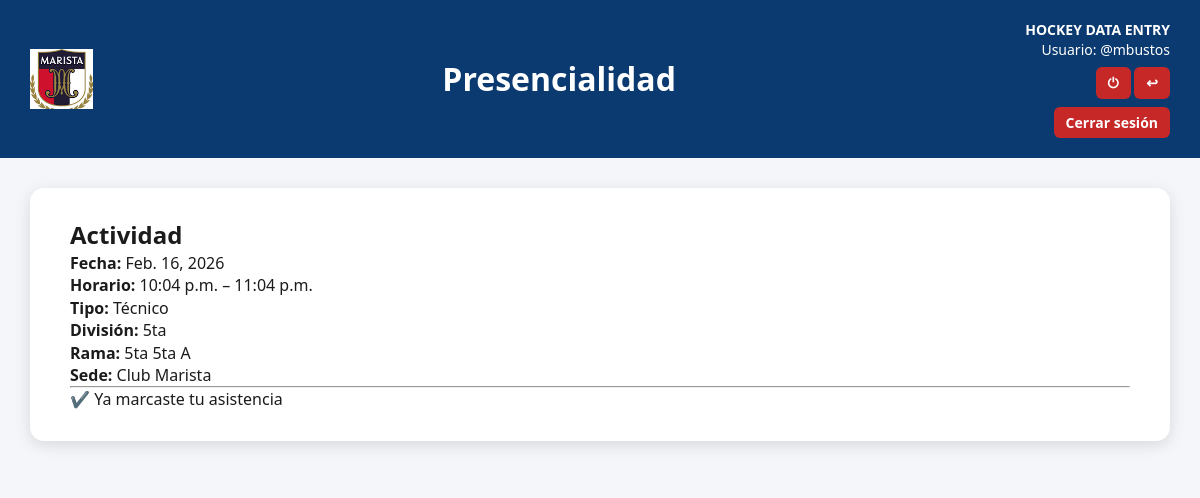
Page /actividad/137/presencialidad-entrenadores/ (signed in) on the committed database.
### app_club/models.py (models this page shows, shortened)
class Actividad(models.Model):
    TIPO = [
        ('Técnico', 'Técnico'),
        ('Físico', 'Físico'),
        ('Partido', 'Partido'),
        ('Otra', 'Otra'),
    ]
    tipo = models.CharField(max_length=20, choices=TIPO)
    fecha = models.DateField()
    hora_inicio = models.TimeField()
    hora_fin = models.TimeField()
    division = models.ForeignKey(Division, on_delete=models.CASCADE)
    rama = models.ForeignKey(Rama, on_delete=models.CASCADE)
    sede = models.ForeignKey(
        Sede,
        on_delete=models.PROTECT,
        related_name="actividades",
        null=True,      # 👈 CLAVE
        blank=True
    )
    entrenadores = models.ManyToManyField(Entrenador, blank=True)
    ayudantes = models.ManyToManyField(Ayudante, blank=True)
    pfs = models.ManyToManyField(PF, blank=True)
    managers = models.ManyToManyField(Manager, blank=True)
    creado_por = models.ForeignKey(User, on_delete=models.SET_NULL, null=True, blank=True, related_name="actividades_creadas")
    creado_el = models.DateTimeField(default=timezone.now)
    modificado_por = models.ForeignKey(User, on_delete=models.SET_NULL, null=True, blank=True, related_name="actividades_modificadas")
    modificado_el = models.DateTimeField(auto_now=True)

class Division(models.Model):
    nombre = models.CharField(max_length=20)   # Ej: "6ta", "5ta", "7ma"
    def __str__(self):
        return self.nombre

class Rama(models.Model):
    nombre = models.CharField(max_length=10)   # "A", "B", "C"
    division = models.ForeignKey(Division, on_delete=models.CASCADE)
    def __str__(self):
        return f"{self.division.nombre} {self.nombre}"

class Sede(models.Model):
    TIPO = [
        ("club", "Club Marista"),
        ("otro_club", "Otro club"),
        ("otro", "Otro lugar"),
    ]
    nombre = models.CharField(max_length=100)
    tipo = models.CharField(max_length=20, choices=TIPO)
    lat= models.DecimalField(max_digits=9, decimal_places=6)
    long = models.DecimalField(max_digits=9, decimal_places=6)
    def __str__(self):
        return self.nombre

### app_club/views.py (the view, shortened to what this page needs)
# urls.py: path("actividad/<int:id>/presencialidad-entrenadores/",views.carga_presencialidad_entrenadores,
@login_required
def carga_presencialidad_entrenadores(request, id):
    actividad = get_object_or_404(Actividad, pk=id)
    user = request.user
    autorizado = False
    if hasattr(user, "entrenador") and actividad.entrenadores.filter(id=user.entrenador.id).exists():
        autorizado = True
    if hasattr(user, "ayudante") and actividad.ayudantes.filter(id=user.ayudante.id).exists():
        autorizado = True
    if hasattr(user, "pf") and actividad.pfs.filter(id=user.pf.id).exists():
        autorizado = True
    if not autorizado:
        return HttpResponseForbidden("No estás asignado a esta actividad.")
    """# Validar fecha y horario
    now = timezone.localtime()

    fecha_actividad = actividad.fecha
    hora_inicio = actividad.hora_inicio
    hora_fin = actividad.hora_fin

    # Verificar que sea el mismo día
    if now.date() != fecha_actividad:
        return JsonResponse(
            {"error": "Solo podés marcar presencialidad el día de la actividad"},
            status=400
        )

    # Verificar que esté dentro del rango horario
    if not (hora_inicio <= now.time() <= hora_fin):
        return JsonResponse(
            {"error": "Estás fuera del horario permitido para marcar presencialidad"},
            status=400
        )"""
    pres, _ = PresencialidadEntrenador.objects.get_or_create(
        actividad=actividad,
        usuario=user
    )
    return render(
        request,
        "app_club/presencialidad_entrenadores.html",
        {"actividad": actividad, "presencia": pres}
    )

### app_club/templates/app_club/presencialidad_entrenadores.html (shortened to what this page needs)
<!DOCTYPE html>
<html lang="es">
{% load static %}
<head>
    <link rel="stylesheet" href="{% static 'app_club/css/style_actividad.css' %}">
</head>
<body>
<div class="header">
    <img src="{% static 'img/logo_club.png' %}" alt="Logo">
    <h1>Presencialidad</h1>
    <div class="right-info">
        <div><strong>HOCKEY DATA ENTRY</strong></div>
        <div>Usuario: {{ user.username }}</div>
       <div>
            <a href="{% url 'logout' %}" class="logout-link">⏻</a>
            <a href="{% url 'app_club:areas' %}" class="logout-link">↩</a>
        </div>  <a href="{% url 'logout' %}" class="logout-link">Cerrar sesión</a>
    </div>
</div>
<div class="page-container">
    <div class="card-full">
        <h2>Actividad</h2>
        <p><strong>Fecha:</strong> {{ actividad.fecha }}</p>
        <p><strong>Horario:</strong> {{ actividad.hora_inicio }} – {{ actividad.hora_fin }}</p>
        <p><strong>Tipo:</strong> {{ actividad.get_tipo_display }}</p>
        <p><strong>División:</strong> {{ actividad.division }}</p>
        <p><strong>Rama:</strong> {{ actividad.rama }}</p>
        <p><strong>Sede:</strong> {{ actividad.sede }}</p>
        <hr>
    {% if not presencia.presente %}
        <button type="button" class="btn" id="btn-checkin"
        data-actividad="{{ actividad.id }}"
        data-csrf="{{ csrf_token }}">
            ✅ Marcar asistencia
      </button>
    {% else %}
        <div class="alert-success">
            ✔️ Ya marcaste tu asistencia
        </div>
    {% endif %}
    </div>
</div>
</body>
</html>

### app_club/static/app_club/css/style_actividad.css (style rules this page uses)
* { box-sizing: border-box; margin: 0; padding: 0; }
body { font-family: "Segoe UI", Arial, sans-serif; background: #F4F6F9; color: #1B1B1B; line-height: 1.4; }
.header { background: #0B3A70; color: white; padding: 20px 30px; display: flex; align-items: center; justify-content: space-between; }
.header img { height: 60px; }
.header h1 { font-size: 32px; font-weight: 700; flex: 1; text-align: center; }
.right-info { text-align: right; font-size: 14px; }
.logout-link { margin-top: 8px; display: inline-block; background: #C62828; color: white; padding: 6px 12px; border-radius: 6px; text-decoration: none; font-weight: bold; }
.page-container { width: 100%; display: flex; justify-content: center; padding: 30px 0; background: #F4F6F9; }
.card-full { width: 95%; max-width: 1300px; background: white; padding: 30px 40px; border-radius: 14px; box-shadow: 0 4px 16px rgba(0,0,0,0.12); }

### rows in the picture
Actividad: fecha "Feb. 16, 2026", hora_inicio "10:04 p.m.", hora_fin "11:04 p.m.", tipo "Técnico", division "5ta", rama "5ta 5ta A", sede "Club Marista"

### other values in the picture
{{ user.username }} "@mbustos"
